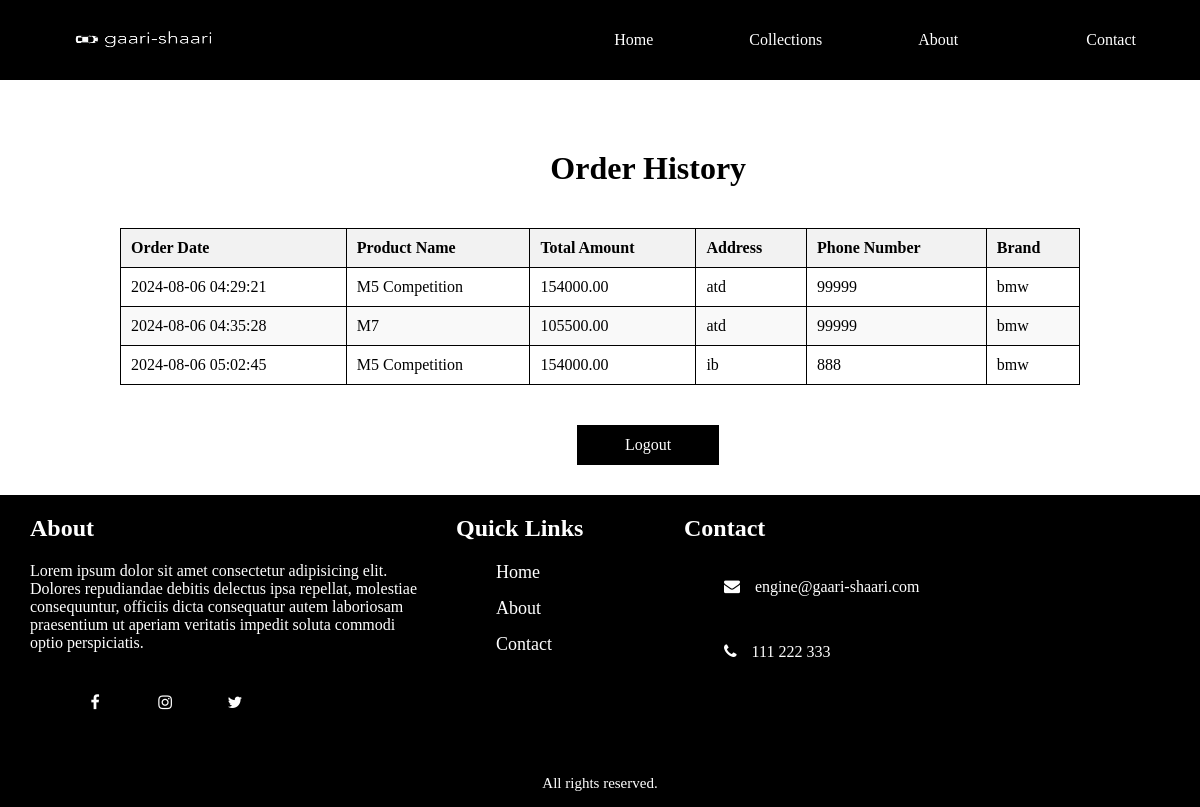
The app's page /updated/order_history.php (signed in) with its own data.
### tables this page shows
CREATE TABLE `orders` (
  `id` int(11) NOT NULL,
  `full_name` varchar(255) NOT NULL,
  `address` varchar(255) NOT NULL,
  `email` varchar(255) NOT NULL,
  `phone_number` varchar(20) NOT NULL,
  `product_name` varchar(255) NOT NULL,
  `total_amount` decimal(10,2) NOT NULL,
  `order_date` timestamp NOT NULL DEFAULT current_timestamp(),
  `product_id` int(11) DEFAULT NULL,
  `user_id` int(11) DEFAULT NULL,
  `brand` varchar(50) DEFAULT NULL
);

### updated/order_history.php (the view, shortened to what this page needs)
<?php
require_once 'connection.php';
$user_id = $_SESSION['user_id'];
$stmt = $conn->prepare("SELECT * FROM orders WHERE user_id = ?");
$stmt->bind_param("i", $user_id);
$stmt->execute();
$result = $stmt->get_result();
?>
<!DOCTYPE html>
<html>
<head>
    <link rel="stylesheet" href="order_history.css">
    <link rel="stylesheet" href="https://cdnjs.cloudflare.com/ajax/libs/font-awesome/4.7.0/css/font-awesome.min.css">
</head>
<body>
<header>
        <h1 class="logo">
            <a href="home.php"><img class="logo-img" src="img/logo.png" alt="Web Logo"></a>
        </h1>
        <ul class="menu-container">
            <a href="home.php"><li class="menu-item">Home</li></a>
            <li class="menu-item dropdown">
                <label for="toggle-collections" class="menu-link">Collections</label>
            </li>
            <a href="#about"><li class="menu-item">About</li></a>
            <a href="#contact"><li class="menu-item">Contact</li></a>
        </ul>
    </header>
<main>
    <div class="container"><h1 class="heading">Order History</h1></div>
    <?php if ($result->num_rows > 0) { ?>
        <table>
            <thead>
                <tr >
                    <th>Order Date</th>
                    <th>Product Name</th>
                    <th>Total Amount</th>
                    <th>Address</th>
                    <th>Phone Number</th>
                    <th>Brand</th>
                </tr>
            </thead>
            <tbody>
                <?php while ($order = $result->fetch_assoc()) { ?>
                    <tr>
                        <td><?php echo htmlspecialchars($order['order_date']); ?></td>
                        <td><?php echo htmlspecialchars($order['product_name']); ?></td>
                        <td><?php echo htmlspecialchars($order['total_amount']); ?></td>
                        <td><?php echo htmlspecialchars($order['address']); ?></td>
                        <td><?php echo htmlspecialchars($order['phone_number']); ?></td>
                        <td><?php echo htmlspecialchars($order['brand']); ?></td>
                    </tr>
                <?php } ?>
            </tbody>
        </table>
    <?php } else { ?>
        <p>No orders found.</p>
    <?php } ?>
    <div class="container"><a class="logout-btn" href="logout.php">Logout</a></div>
    </main>
    <footer>
        <div class="footer-info">
            <div id="about" class="footer-width about">
                <h2>About</h2>
                <p>
                    Lorem ipsum dolor sit amet consectetur adipisicing elit. Dolores repudiandae debitis delectus ipsa repellat, molestiae consequuntur, officiis dicta consequatur autem laboriosam praesentium ut aperiam veritatis impedit soluta commodi optio perspiciatis.
                </p>
                <div class="social-media">
                    <ul>
                        <li><a href="#"><i class="fa fa-facebook"></i>
                        <li><a href="#"><i class="fa fa-instagram"></i>
                        <li><a href="#"><i class="fa fa-twitter"></i>
                        </a></li>
                    </ul>
                </div>
            </div>
            <div class="footer-width links">
                <h2>Quick Links</h2>
                <ul>
                    <li><a href="home.php">Home</a></li>
                    <li><a href="#about">About</a></li>
                    <li><a href="#contact">Contact</a></li>
                </ul>
            </div>
            <div id="contact" class="footer-width contact">
                <h2>Contact</h2>
                <ul>
                    <li>
                        <span><i class="fa fa-envelope"></i></span>
                        <p>engine@gaari-shaari.com</p>
                    </li>
                    <li>
                        <span><i class="fa fa-phone"></i></span>
                        <p>111 222 333</p>
                    </li>
                </ul>
            </div>
        </div>
        <p class="copyright"> All rights reserved.</p>
    </footer>
</body>
</html>

### updated/order_history.php (style rules this page uses)
html { scroll-behavior: smooth; }
body { margin: 0; }
header { width: 100%; position: fixed; top: 0; left: 0; height: 80px; background-color: black; display: flex; justify-content: space-between; align-items: center; padding: 0 5%; z-index: 1000; margin-bottom: 50px; }
.logo { display: flex; align-items: center; color: white; }
.logo-img { width: 170px; height: 72px; }
.menu-container { display: flex; justify-content: center; align-items: center; list-style-type: none; height: 100%; padding-right: 60px;; }
.menu-container a { text-decoration: none; margin: 2rem; font-weight: 500; color: white; }
.menu-item { margin: 2rem; cursor: pointer; font-weight: 500; color: white; }
.menu-link { cursor: pointer; }
.container { display: flex; justify-content: center; align-items: center; }
.heading { margin-top: 150px; margin-left: 96.400px; }
.logout-btn { margin-top: 10px; width: 100px; border: 1px solid black; margin-left: 96.400px; text-align: center; padding-top: 400px; }
table { border-collapse: collapse; border-spacing: 10px; width: 80%; margin: 20px auto; font-weight: 450; }
th, td { border: 1px solid black; padding: 10px; text-align: left; }
th { background-color: #f2f2f2; }
tbody tr:nth-child(even) { background-color: #f9f9f9; }
.logout-btn { margin-top: 20px; margin-bottom: 30px; padding: 10px 20px; border: 1px solid black; background-color: black; text-decoration: none; color: white; display: inline-block; transition: color 0.7s, background-color ; }
footer a { text-decoration: none; transition: 0.5s; color: #fff; }
ul ,li { list-style-type: none; }
footer { background-color: black; color: white; width: 100%; }
.footer-info { width: 90%; margin: 0 ; display: flex; padding: 50px 0; }
.footer-info , .footer-width { padding: 0 15px; }
.footer-info h2 { margin-bottom: 20px; }
.about , .contact { width: 40%; }
.links { width: 20%; }
.social-media { margin-top: 30px; }
.social-media ul { display: flex; }
.social-media ul li a { display: inline-block; margin-right: 20px; width: 50px; height: 50px; padding-top: 12px; background-color: transparent; text-align: center; }
.links ul li a { display: block; margin-bottom: 15px; font-size: 18px; }
.contact ul li { display: flex; align-items: center; margin-bottom: 15px; }
.contact ul li span { margin-right: 15px; }
.copyright { padding: 15px 0 ; margin: 0; text-align: center; font-size: 15px; background-color: black; }

### records on screen
orders: order_date "2024-08-06 04:29:21", product_name "M5 Competition", total_amount "154000.00", address "atd", phone_number "99999", brand "bmw"
orders: order_date "2024-08-06 04:35:28", product_name "M7", total_amount "105500.00", address "atd", phone_number "99999", brand "bmw"
orders: order_date "2024-08-06 05:02:45", product_name "M5 Competition", total_amount "154000.00", address "ib", phone_number "888", brand "bmw"
